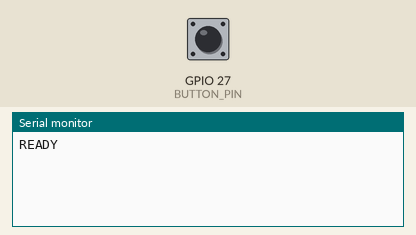
Simulated run of this sketch. Board: ESP32. Shown: the last lines printed to the serial monitor. Inputs (shaded band) come from the test bench; at power-on: GPIO 27 (BUTTON_PIN) HIGH.

Above: at 1.2 s.
1.3 s: GPIO 27 (BUTTON_PIN) pulled LOW for 0.15 s
At 2.0 s:
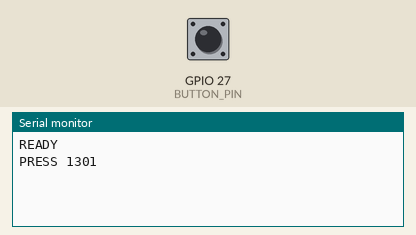
2.9 s: GPIO 27 (BUTTON_PIN) pulled LOW for 1 s
At 3.2 s:
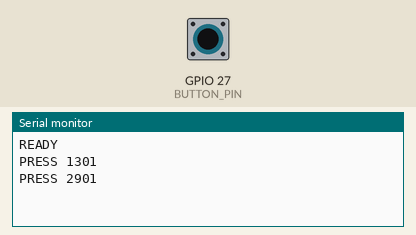
5.4 s: GPIO 27 (BUTTON_PIN) pulled LOW for 0.15 s
At 6.3 s:
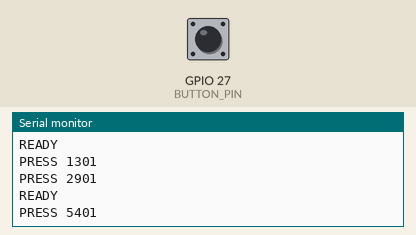

Measured:
- after the input at 1.3 s, the serial monitor: prints a new line at once (image 1)
- after the input at 2.9 s, the serial monitor: prints a new line at once (image 2)
- after the input at 5.4 s, the serial monitor: prints a new line at once (image 3)

The sketch:

button_bridge.ino
```cpp
// Stack Moko Baby button bridge (Plan B, 25 November 2026).
// The LED matrices are not used: the game runs on the web game screen (/screen), and this
// ESP32 only reports the arcade button over USB. Chrome or Edge reads it with Web Serial.
// No Wi-Fi, token or config.h. Flash with: npm run device:bridge -- --port COMx
//
// Wiring is unchanged: button COM -> GND, NO -> GPIO27 (internal pull-up).
// Serial 115200 baud. Lines: "READY" at boot, then "PRESS <millis>" per press, where
// <millis> is the ESP32's time of the falling edge, so USB delay does not shift timing.
#include <Arduino.h>

const int BUTTON_PIN = 27;
const uint32_t MIN_PRESS_GAP_MS = 65;    // same debounce as the game firmware
const uint32_t STABLE_RELEASE_MS = 20;

portMUX_TYPE edgeLock = portMUX_INITIALIZER_UNLOCKED;
volatile uint32_t buttonEdge = 0;

void IRAM_ATTR buttonISR() {
  portENTER_CRITICAL_ISR(&edgeLock);
  if (!buttonEdge) buttonEdge = millis() | 1;  // never 0, so "no edge" stays distinct
  portEXIT_CRITICAL_ISR(&edgeLock);
}

void setup() {
  Serial.begin(115200);
  pinMode(BUTTON_PIN, INPUT_PULLUP);
  attachInterrupt(digitalPinToInterrupt(BUTTON_PIN), buttonISR, FALLING);
  delay(50);
  Serial.println("READY");
}

void loop() {
  static bool released = true, wasDown = false;
  static uint32_t releaseAt = 0, lastPress = 0, readyAt = 0;
  uint32_t now = millis();
  bool down = digitalRead(BUTTON_PIN) == LOW;
  portENTER_CRITICAL(&edgeLock);
  uint32_t edge = buttonEdge;
  buttonEdge = 0;
  portEXIT_CRITICAL(&edgeLock);
  if (!down) {
    if (wasDown) releaseAt = now;
    if (now - releaseAt >= STABLE_RELEASE_MS) released = true;
  }
  if (edge && released && (lastPress == 0 || edge - lastPress >= MIN_PRESS_GAP_MS)) {
    released = false;
    lastPress = edge;
    Serial.print("PRESS ");
    Serial.println(edge);
  }
  // Repeat READY every 5 s so a page that opened the port late still sees the bridge.
  if (now - readyAt >= 5000) { readyAt = now; Serial.println("READY"); }
  wasDown = down;
  delay(1);
}
```
